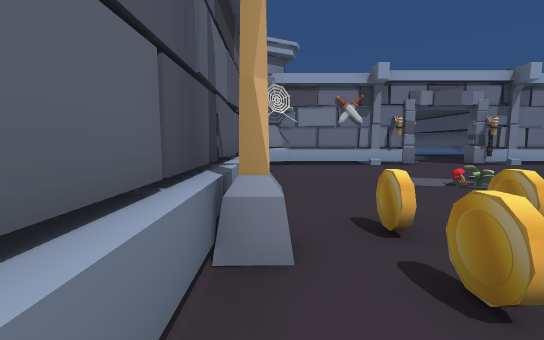
[1] (above)

17 first-person views from a walk through a 3-D level made in the Unity game engine. The camera is 1.5 m above the floor, tilts 6° down and sees 90° across. The floor is counted in squares, 2 m on a side. Each view is taken from the middle of a square. On the plan, view 1 faces up. The plan holds only what a view shows up to about 10 squares ahead; the rest is blank. The place goes on beyond the plan. The player is left out.

[2]
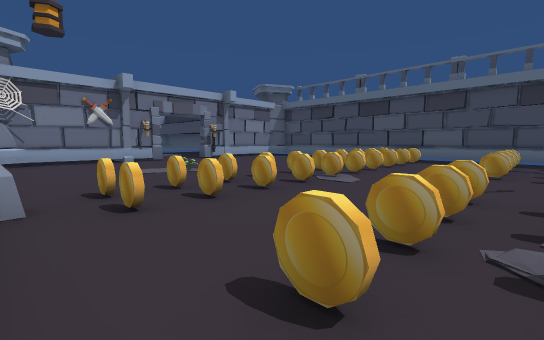

[3]
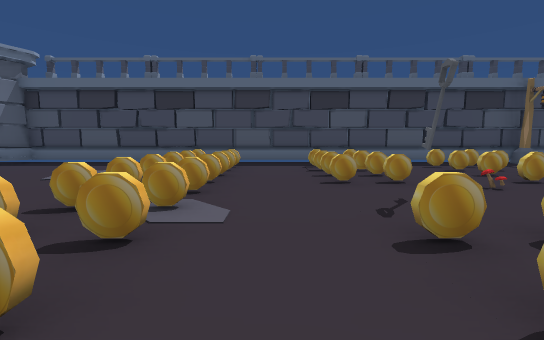

[4]
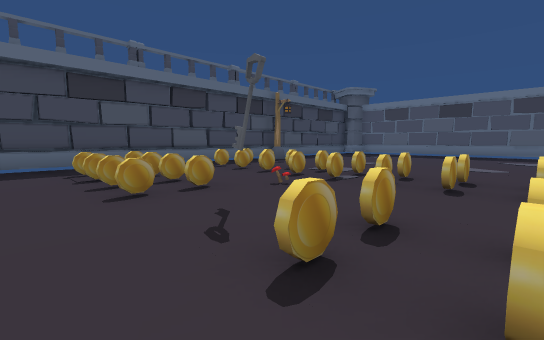

[5]
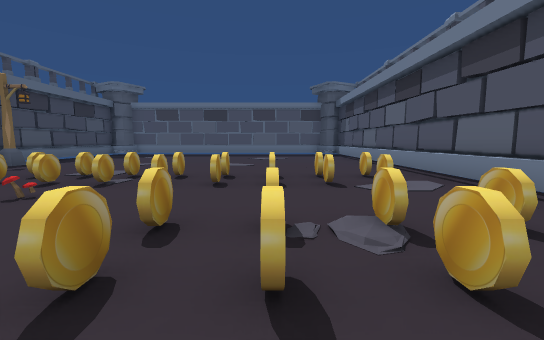

[6]
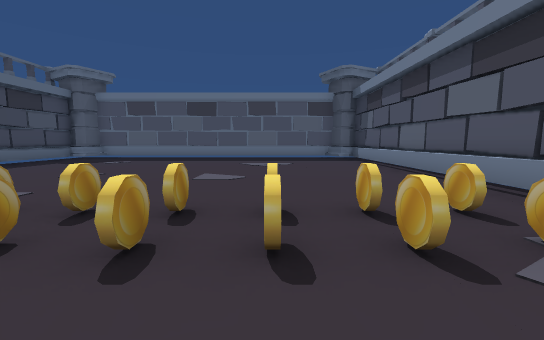

[7]
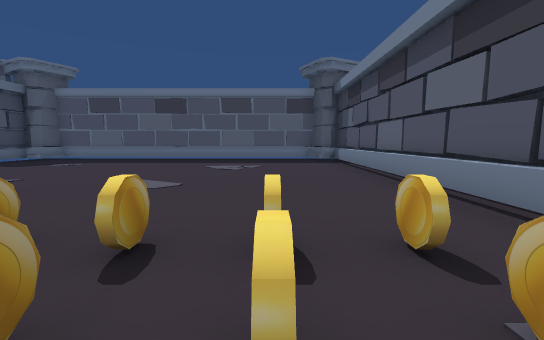

[8]
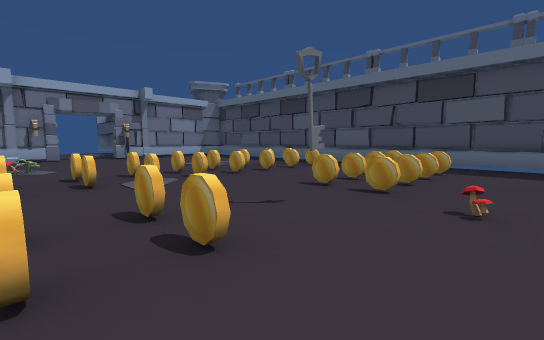

[9]
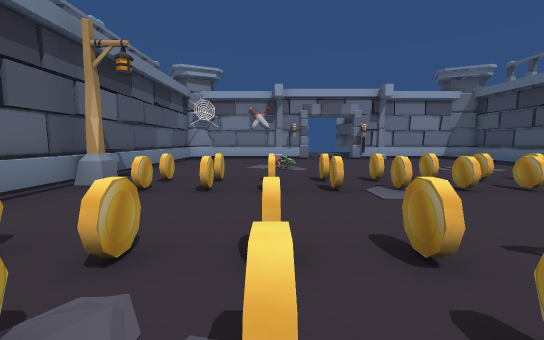

[10]
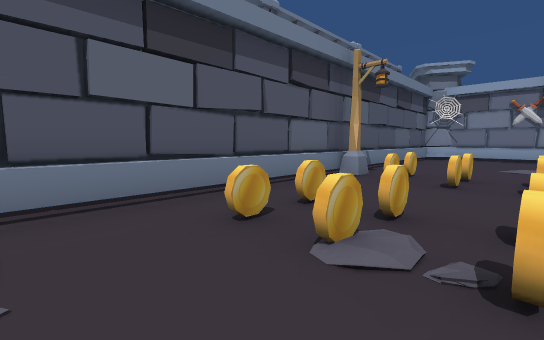

[11]
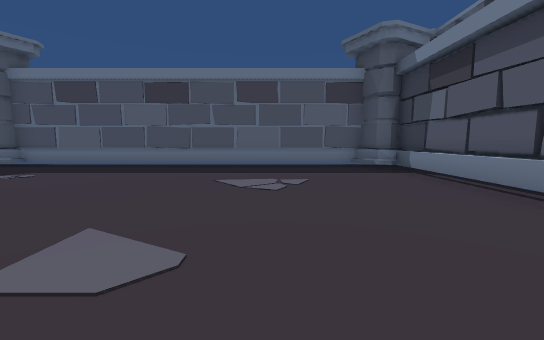

[12]
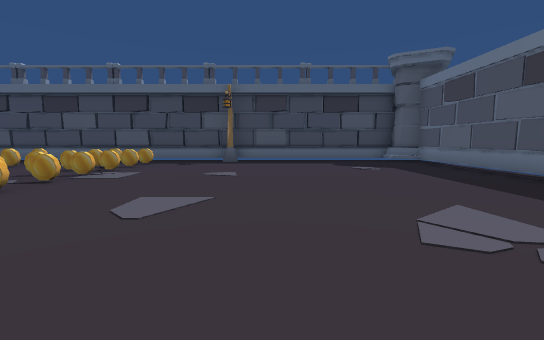

[13]
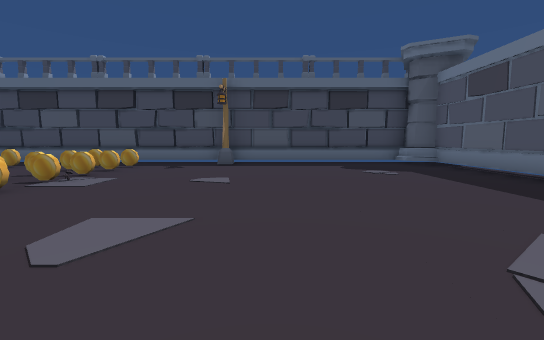

[14]
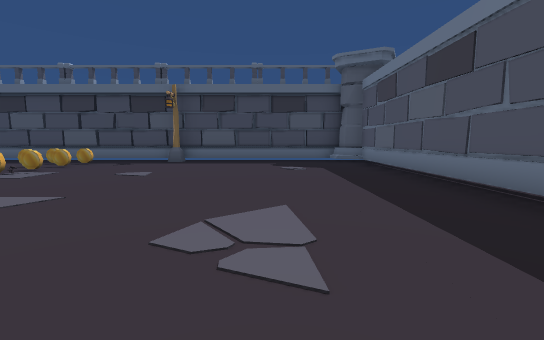

[15]
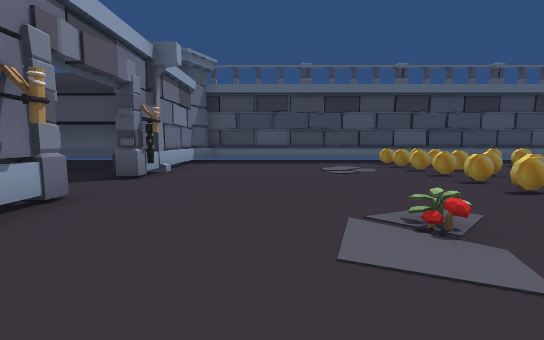

[16]
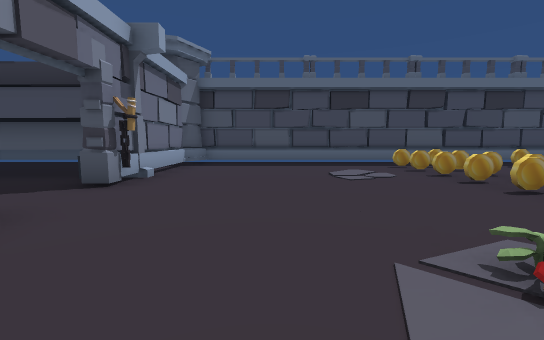

[17]
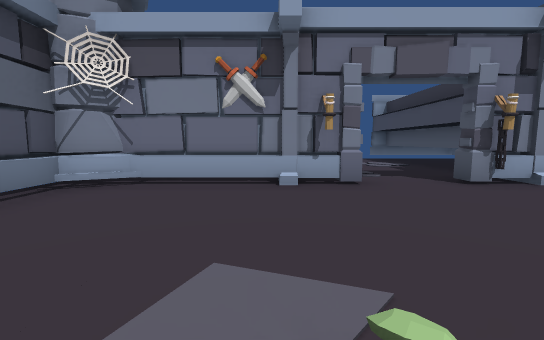

### Floor plan
Points are (right, up) in squares from view 1. A wall is a line through its corners. A room is listed if a view was taken in it or the views show most of it. See-through windows are left out.
Room 1 (views 1, 2, 3, 4, 5, 6, 7, 8, 9, 10, 11, 12, 13, 14, 15, 16, 17)
walls: (-0.7, 2.6) (-0.7, -14.8); (-0.7, 6.5) (-0.7, 3); (4.6, 8.7) (0.1, 8.7); (7.6, 8.9) (7, 8.9); (4.3, 8.9) (3.4, 8.9); (3.3, 8.9) (0.3, 8.9) (-0.1, 8.5) (-0.7, 8.5) (-0.7, 7.6); (10.1, 8.9) (8, 8.9); (10.9, 8.7) (6.5, 8.7) (6.5, 9.2); (11.7, -14.7) (11.7, 8.3) (10.6, 8.8); (11.5, -14.8) (11.5, 8.4); (0.5, 8.9) (-0.7, 8.3); (-0.3, -14.5) (0.1, -14.7) (0.3, -15.2) (10.7, -15.2) (10.9, -14.7) (11.3, -14.5); (-0.5, 8.5) (-0.5, -14.7)
low walls: (11.4, -8.4) (11.4, 8.1); (-0.4, 1.5) (-0.4, -13.5); (-0.4, 7) (-0.4, 2.4); (11.4, -14.1) (11.4, -9.4); (10.9, 8.5) (10.3, 8.8); (10.5, -14.9) (10.7, -14.5); (-0.4, 8.1) (-0.4, 7.2); (0.7, 8.8) (0, 8.4)
ways out: opening at (5.5, 9)
objects: other object (0, 2); other object (1, -6); other object (1, -5); other object (1, -2); other object (1, -1); other object (1, 1); other object (1, 2); other object (2, -6); other object (2, -5); other object (2, -2); other object (2, -1); other object (2, 1); other object (2, 2); other object (3, -6); other object (3, -5); other object (3, -2); other object (3, -1); other object (3, 1); other object (3, 2); other object (4, -6); other object (4, -5); other object (4, -2); other object (4, -1); other object (4, 1); other object (4, 2); other object (5, -6); other object (5, -5); other object (5, 1); other object (5, 2); other object (6, -6); other object (6, -5); other object (6, 1); other object (6, 2); other object (7, -6); other object (7, -5); other object (7, -2); other object (7, -1); other object (7, 1); other object (7, 2); other object (8, -6); other object (8, -5); other object (8, -2); other object (8, -1); other object (8, 1); other object (8, 2); other object (9, -6); other object (9, -5); other object (9, -2); other object (9, -1); other object (9, 1); other object (9, 2); other object (10, -6); other object (10, -5); other object (10, -2); other object (10, -1); other object (10, 1); other object (10, 2); other object (11, -9)

Where each view was taken, in squares from view 1:
view 1: 0 up, 0 right, facing up
view 2: 2 down, 0 right, facing up-right
view 3: 0 up, 2 right, facing right
view 4: 0 up, 3 right, facing down-right
view 5: 0 up, 3 right, facing down
view 6: 3 down, 3 right, facing down
view 7: 4 down, 2 right, facing down
view 8: 4 down, 3 right, facing up-right
view 9: 3 down, 3 right, facing up
view 10: 4 down, 3 right, facing up-left
view 11: 7 down, 3 right, facing down
view 12: 10 down, 1 right, facing right
view 13: 10 down, 2 right, facing right
view 14: 12 down, 1 right, facing right
view 15: 6 up, 1 right, facing right
view 16: 6 up, 2 right, facing right
view 17: 4 up, 3 right, facing up
